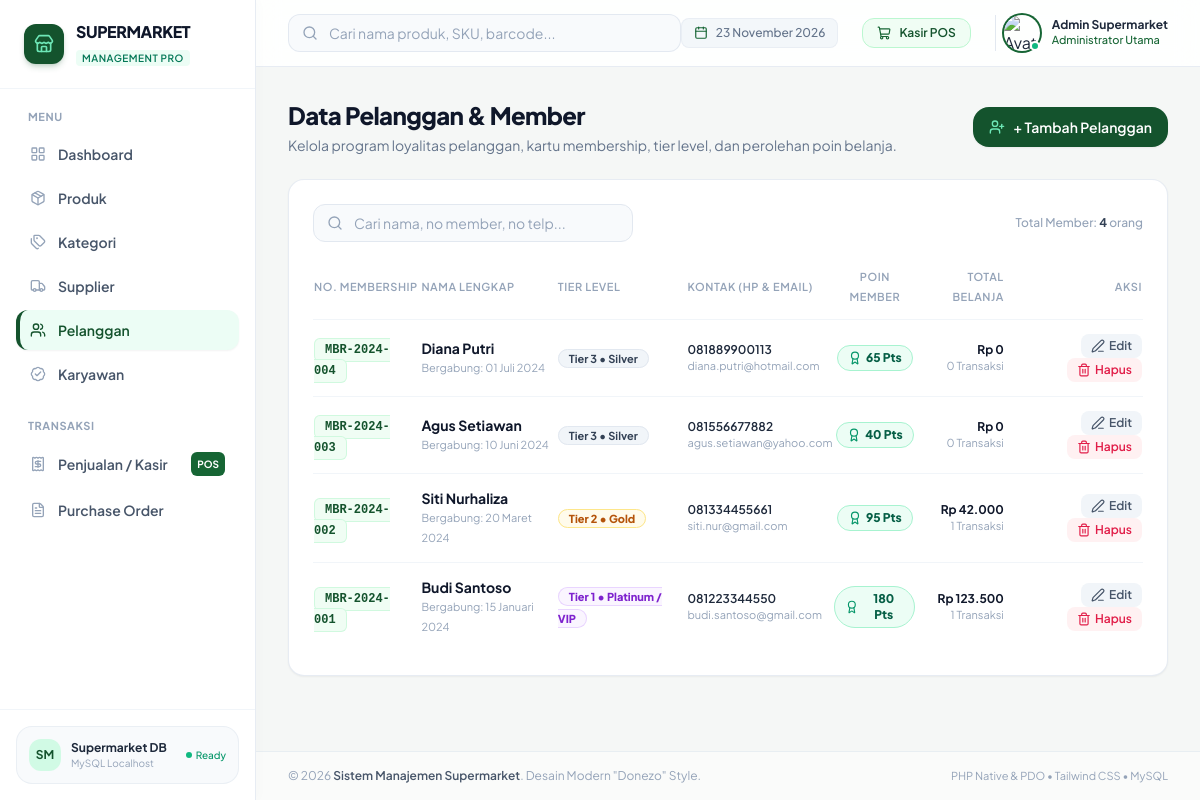
Screenshot of /pages/customers.php with the database file from the repository.
### tables this page shows
CREATE TABLE IF NOT EXISTS `customers` (
  `customer_id` int(11) NOT NULL AUTO_INCREMENT,
  `membership_no` varchar(30) DEFAULT NULL,
  `tier_id` int(11) DEFAULT 1,
  `nama_lengkap` varchar(160) NOT NULL,
  `nomor_telepon` varchar(30) DEFAULT NULL,
  `email` varchar(120) DEFAULT NULL,
  `poin_member` int(11) DEFAULT 0,
  `tanggal_bergabung` date DEFAULT NULL,
  PRIMARY KEY (`customer_id`),
  UNIQUE KEY `membership_no` (`membership_no`)
);

### config/koneksi.php (called while the page is built, shortened)
<?php
function formatRupiah($angka) {
    return 'Rp ' . number_format((float)$angka, 0, ',', '.');
}
function formatAngka($angka, $desimal = 0) {
    return number_format((float)$angka, $desimal, ',', '.');
}
function formatTanggal($tanggal, $dengan_jam = false) {
    $timestamp = strtotime($tanggal);
    $bulan = [
        1 => 'Januari', 'Februari', 'Maret', 'April', 'Mei', 'Juni',
        'Juli', 'Agustus', 'September', 'Oktober', 'November', 'Desember'
    ];
    $tgl = date('d', $timestamp) . ' ' . $bulan[(int)date('m', $timestamp)] . ' ' . date('Y', $timestamp);
    return $tgl;
}
function clean($data) {
    return htmlspecialchars(trim($data ?? ''), ENT_QUOTES, 'UTF-8');
}

### pages/customers.php (the view, shortened to what this page needs)
<?php
require_once __DIR__ . '/../config/koneksi.php';
$search = trim($_GET['search'] ?? '');
if (!empty($search)) {
    $stmt = $pdo->prepare("
        SELECT c.*,
               (SELECT COUNT(*) FROM sales s WHERE s.customer_id = c.customer_id) AS total_transaksi,
               (SELECT COALESCE(SUM(s.grand_total), 0) FROM sales s WHERE s.customer_id = c.customer_id) AS total_belanja
        FROM customers c
        WHERE c.nama_lengkap LIKE ? OR c.membership_no LIKE ? OR c.nomor_telepon LIKE ? OR c.email LIKE ?
        ORDER BY c.customer_id DESC
    ");
    $stmt->execute(["%{$search}%", "%{$search}%", "%{$search}%", "%{$search}%"]);
} else {
    $stmt = $pdo->query("
        SELECT c.*,
               (SELECT COUNT(*) FROM sales s WHERE s.customer_id = c.customer_id) AS total_transaksi,
               (SELECT COALESCE(SUM(s.grand_total), 0) FROM sales s WHERE s.customer_id = c.customer_id) AS total_belanja
        FROM customers c
        ORDER BY c.customer_id DESC
    ");
}
$customers = $stmt->fetchAll();
function renderTierBadge($tier_id) {
    if ($tier_id == 1) {
        return '<span class="px-2.5 py-0.5 rounded-full text-[11px] font-extrabold bg-purple-50 text-purple-700 border border-purple-200">Tier 1 &bull; Platinum / VIP</span>';
    } elseif ($tier_id == 2) {
        return '<span class="px-2.5 py-0.5 rounded-full text-[11px] font-extrabold bg-amber-50 text-amber-700 border border-amber-200">Tier 2 &bull; Gold</span>';
    } else {
        return '<span class="px-2.5 py-0.5 rounded-full text-[11px] font-bold bg-slate-100 text-slate-700 border border-slate-200">Tier 3 &bull; Silver</span>';
    }
}
include __DIR__ . '/../includes/header.php';
?>
<div class="flex flex-col sm:flex-row sm:items-center sm:justify-between gap-4 mb-6">
    <div>
        <h1 class="text-2xl font-extrabold text-slate-900 tracking-tight">Data Pelanggan & Member</h1>
        <p class="text-sm text-slate-500 mt-1">Kelola program loyalitas pelanggan, kartu membership, tier level, dan perolehan poin belanja.</p>
    </div>
    <div>
        <button onclick="openModalTambah()" class="inline-flex items-center gap-2 px-4 py-2.5 bg-brand-900 hover:bg-brand-800 text-white text-sm font-semibold rounded-2xl shadow-sm hover:shadow transition-all duration-200">
            <i data-lucide="user-plus" class="w-4 h-4 text-emerald-300"></i>
            <span>+ Tambah Pelanggan</span>
        </button>
    </div>
</div>
<div class="bg-white rounded-2xl border border-slate-200/80 shadow-sm p-6">
    <div class="flex flex-col sm:flex-row items-center justify-between gap-4 mb-6">
        <form method="GET" action="" class="relative w-full sm:w-80">
            <i data-lucide="search" class="w-4 h-4 text-slate-400 absolute left-3.5 top-1/2 -translate-y-1/2"></i>
            <input type="text" name="search" value="<?= clean($search) ?>" placeholder="Cari nama, no member, no telp..."
                   class="w-full pl-10 pr-4 py-2 bg-slate-50 border border-slate-200 rounded-xl text-sm focus:outline-none focus:ring-2 focus:ring-brand-800 focus:bg-white text-slate-800 placeholder:text-slate-400 transition-all">
        </form>
        <span class="text-xs text-slate-400 self-end sm:self-center font-medium">
            Total Member: <strong class="text-slate-700"><?= count($customers) ?></strong> orang
        </span>
    </div>
    <div class="overflow-x-auto">
        <table class="w-full text-left text-sm">
            <thead>
                <tr class="text-[11px] font-bold uppercase tracking-wider text-slate-400 border-b border-slate-100 pb-3">
                    <th class="pb-3 font-semibold">No. Membership</th>
                    <th class="pb-3 font-semibold">Nama Lengkap</th>
                    <th class="pb-3 font-semibold">Tier Level</th>
                    <th class="pb-3 font-semibold">Kontak (HP & Email)</th>
                    <th class="pb-3 font-semibold text-center">Poin Member</th>
                    <th class="pb-3 font-semibold text-right">Total Belanja</th>
                    <th class="pb-3 font-semibold text-right">Aksi</th>
                </tr>
            </thead>
            <tbody class="divide-y divide-slate-100">
                <?php if (empty($customers)): ?>
                    <tr>
                        <td colspan="7" class="py-12 text-center text-slate-400">
                            <i data-lucide="users" class="w-10 h-10 mx-auto mb-2 text-slate-300"></i>
                            <p class="font-medium text-sm text-slate-600">Tidak ada data pelanggan ditemukan.</p>
                            <p class="text-xs text-slate-400 mt-1">Klik "+ Tambah Pelanggan" untuk mendaftarkan member baru.</p>
                        </td>
                    </tr>
                <?php else: ?>
                    <?php foreach ($customers as $cust): ?>
                        <tr class="hover:bg-slate-50/70 transition-colors">
                            <td class="py-3.5">
                                <span class="font-mono text-xs font-bold text-brand-900 bg-brand-50 px-2.5 py-1 rounded-md border border-brand-200/60">
                                    <?= clean($cust['membership_no']) ?>
                                </span>
                            </td>
                            <td class="py-3.5">
                                <span class="font-bold text-slate-900 text-sm"><?= clean($cust['nama_lengkap']) ?></span>
                                <p class="text-[11px] text-slate-400">Bergabung: <?= formatTanggal($cust['tanggal_bergabung']) ?></p>
                            </td>
                            <td class="py-3.5">
                                <?= renderTierBadge($cust['tier_id']) ?>
                            </td>
                            <td class="py-3.5 text-xs text-slate-600">
                                <p class="font-semibold text-slate-800"><?= clean($cust['nomor_telepon'] ?: '-') ?></p>
                                <p class="text-slate-400 text-[11px]"><?= clean($cust['email'] ?: '-') ?></p>
                            </td>
                            <td class="py-3.5 text-center">
                                <span class="inline-flex items-center gap-1 text-xs font-black px-2.5 py-1 rounded-full bg-emerald-50 text-emerald-800 border border-emerald-200">
                                    <i data-lucide="award" class="w-3.5 h-3.5 text-emerald-600"></i>
                                    <?= formatAngka($cust['poin_member']) ?> Pts
                                </span>
                            </td>
                            <td class="py-3.5 text-right font-bold text-slate-900 text-xs">
                                <div><?= formatRupiah($cust['total_belanja']) ?></div>
                                <span class="text-[11px] text-slate-400 font-normal"><?= $cust['total_transaksi'] ?> Transaksi</span>
                            </td>
                            <td class="py-3.5 text-right space-x-1">
                                <button onclick='openModalEdit(<?= json_encode($cust) ?>)'
                                        class="inline-flex items-center gap-1 px-2.5 py-1 text-xs font-semibold text-slate-600 bg-slate-100 hover:bg-emerald-50 hover:text-brand-900 rounded-lg transition-colors"
                                        title="Ubah Pelanggan">
                                    <i data-lucide="edit-3" class="w-3.5 h-3.5"></i>
                                    <span>Edit</span>
                                </button>
                                <form method="POST" action="" class="inline" onsubmit="return confirm('Apakah Anda yakin ingin menghapus data member ini?');">
                                    <button type="submit" class="inline-flex items-center gap-1 px-2.5 py-1 text-xs font-semibold text-rose-600 bg-rose-50 hover:bg-rose-100 rounded-lg transition-colors" title="Hapus Pelanggan">
                                        <i data-lucide="trash-2" class="w-3.5 h-3.5"></i>
                                        <span>Hapus</span>
                                    </button>
                                </form>
                            </td>
                        </tr>
                    <?php endforeach; ?>
                <?php endif; ?>
            </tbody>
        </table>
    </div>
</div>
<?php include __DIR__ . '/../includes/footer.php'; ?>

### includes/header.php (style rules this page uses)
body { font-family: 'Plus Jakarta Sans', sans-serif; background-color: #F5F7F6; }

### rows the page displays
customers: membership_no "MBR-2024-004", nama_lengkap "Diana Putri", tanggal_bergabung "01 Juli 2024", tier_id "Tier 3 • Silver", nomor_telepon "081889900113", email "diana.putri@hotmail.com", poin_member "65", total_belanja "Rp 0", total_transaksi "0"
customers: membership_no "MBR-2024-003", nama_lengkap "Agus Setiawan", tanggal_bergabung "10 Juni 2024", tier_id "Tier 3 • Silver", nomor_telepon "081556677882", email "agus.setiawan@yahoo.com", poin_member "40", total_belanja "Rp 0", total_transaksi "0"
customers: membership_no "MBR-2024-002", nama_lengkap "Siti Nurhaliza", tanggal_bergabung "20 Maret 2024", tier_id "Tier 2 • Gold", nomor_telepon "081334455661", email "siti.nur@gmail.com", poin_member "95", total_belanja "Rp 42.000", total_transaksi "1"
customers: membership_no "MBR-2024-001", nama_lengkap "Budi Santoso", tanggal_bergabung "15 Januari 2024", tier_id "Tier 1 • Platinum / VIP", nomor_telepon "081223344550", email "budi.santoso@gmail.com", poin_member "180", total_belanja "Rp 123.500", total_transaksi "1"

### other values shown
count($customers) "4"
